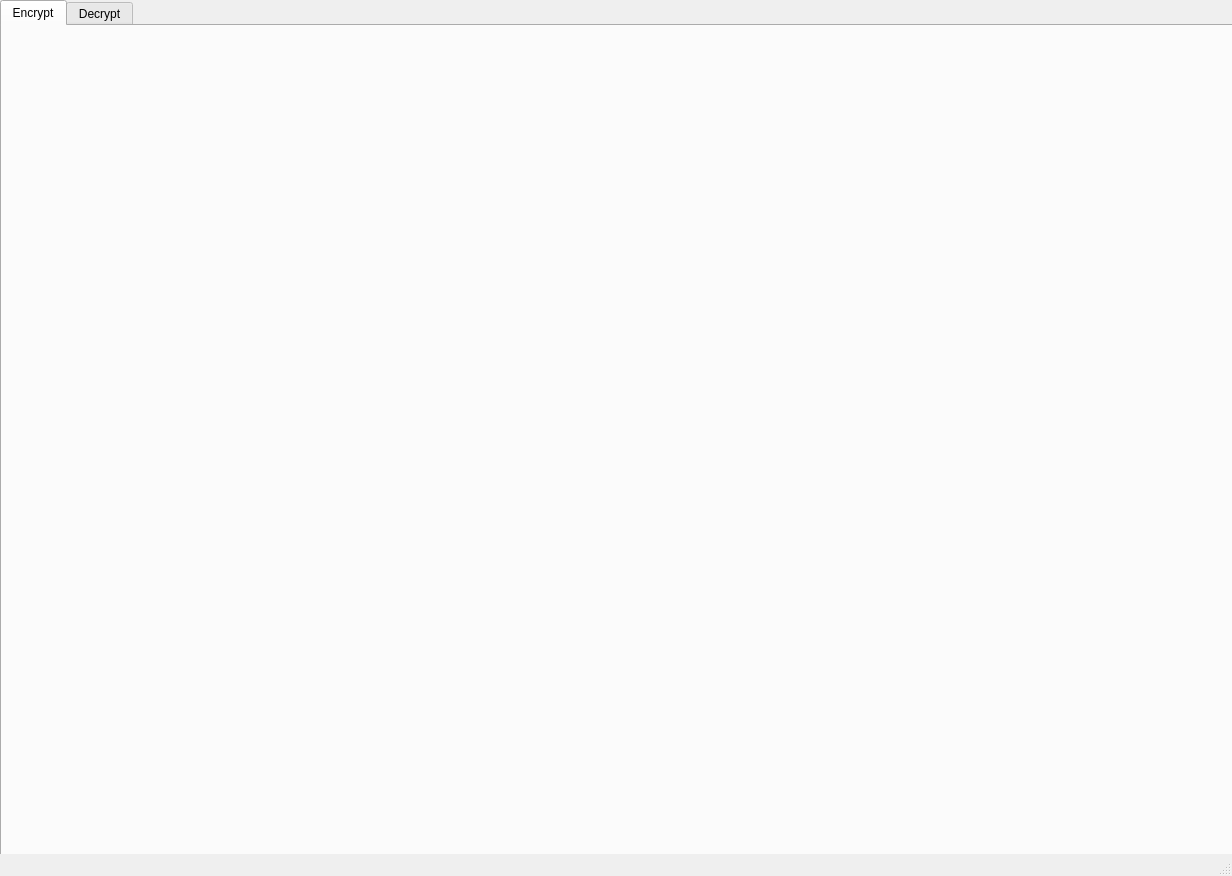
<?xml version="1.0" encoding="UTF-8"?>
<ui version="4.0">
 <class>MainWindow</class>
 <widget class="QMainWindow" name="MainWindow">
  <property name="geometry">
   <rect>
    <x>0</x>
    <y>0</y>
    <width>1232</width>
    <height>876</height>
   </rect>
  </property>
  <property name="windowTitle">
   <string>MainWindow</string>
  </property>
  <widget class="QWidget" name="centralwidget">
   <widget class="QTabWidget" name="tabWidget">
    <property name="geometry">
     <rect>
      <x>0</x>
      <y>0</y>
      <width>1521</width>
      <height>961</height>
     </rect>
    </property>
    <property name="currentIndex">
     <number>0</number>
    </property>
    <widget class="EncryptTab" name="tab">
     <attribute name="title">
      <string>Encrypt</string>
     </attribute>
    </widget>
    <widget class="DecryptTab" name="tab_2">
     <attribute name="title">
      <string>Decrypt</string>
     </attribute>
    </widget>
   </widget>
  </widget>
  <widget class="QMenuBar" name="menubar">
   <property name="geometry">
    <rect>
     <x>0</x>
     <y>0</y>
     <width>1232</width>
     <height>26</height>
    </rect>
   </property>
  </widget>
  <widget class="QStatusBar" name="statusbar"/>
 </widget>
 <customwidgets>
  <customwidget>
   <class>DecryptTab</class>
   <extends>QWidget</extends>
   <header>decrypttab.h</header>
   <container>1</container>
  </customwidget>
  <customwidget>
   <class>EncryptTab</class>
   <extends>QWidget</extends>
   <header>encrypttab.h</header>
   <container>1</container>
  </customwidget>
 </customwidgets>
 <resources/>
 <connections>
  <connection>
   <sender>tabWidget</sender>
   <signal>currentChanged(int)</signal>
   <receiver>tabWidget</receiver>
   <slot>show()</slot>
   <hints>
    <hint type="sourcelabel">
     <x>444</x>
     <y>47</y>
    </hint>
    <hint type="destinationlabel">
     <x>444</x>
     <y>47</y>
    </hint>
   </hints>
  </connection>
 </connections>
</ui>
